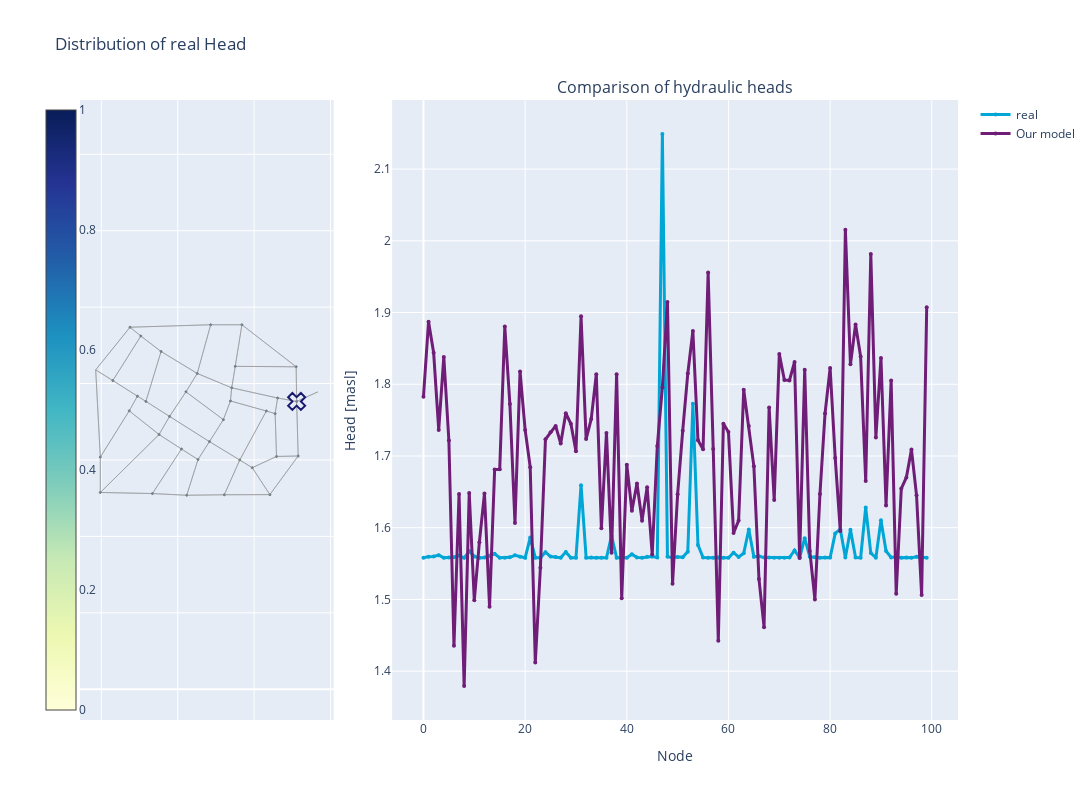

The code cell stored with this chart in its notebook:
### Code cell
from utils.Dashboard import Dashboard
from IPython.display import display

_,_,_, pred, real, time = testing(model, val_loader)
d = Dashboard(pd.DataFrame(real.reshape(-1,n_nodes)),pd.DataFrame(pred.reshape(-1,n_nodes)),to_networkx(val_dataset[0],node_attrs=['pos']))
f = d.display_results()
display(f)

### Figure 1 — Plotly figure (JSON) as saved in the notebook; plotly's stock layout.template omitted (floating-point values rounded to 4 significant figures; data arrays with more than 128 entries replaced by an {"elided": "..."} marker saying what was removed)
{"data": [{"hovertemplate": "%{text}", "marker": {"cmax": 1, "cmin": 0, "color": [1.558, 1.446, 1.173, 1.422, 1.145, 1.993, 2.286, 2.133, 2.056, 1.391, 1.287, 1.453, 1.34, 1.51, 1.693, 1.83, 1.654, 1.373, 1.509, 1.558, 1.554, 1.764, 1.815, 2.245, 1.847, 1.346, 1.473, 2.026, 1.573, 1.489, 1.403, 1.399, 1.587, 1.581, 1.729, 1.805], "colorbar": {"ticklabelposition": "outside", "x": -0.05}, "colorscale": [[0.0, "rgb(255,255,217)"], [0.125, "rgb(237,248,177)"], [0.25, "rgb(199,233,180)"], [0.375, "rgb(127,205,187)"], [0.5, "rgb(65,182,196)"], [0.625, "rgb(29,145,192)"], [0.75, "rgb(34,94,168)"], [0.875, "rgb(37,52,148)"], [1.0, "rgb(8,29,88)"]], "line": {"color": "DarkSlateGrey", "width": 1}, "showscale": true, "size": [0.4131, 0.3015, 0.02841, 0.2766, 0.0, 0.8481, 1.141, 0.9882, 0.9112, 0.246, 0.1421, 0.3077, 0.1947, 0.365, 0.5477, 0.6853, 0.5086, 0.2285, 0.3644, 0.4131, 0.4091, 0.6193, 0.6697, 1.1, 0.7023, 0.2006, 0.328, 0.881, 0.4278, 0.3444, 0.2577, 0.254, 0.4416, 0.4358, 0.5841, 0.66], "sizemin": 1, "sizeref": 1.143}, "mode": "markers", "name": "coordinates", "showlegend": false, "text": ["<b><br> Node ID: </b> 0 <br> <b>Value:</b> 1.56", "<b><br> Node ID: </b> 1 <br> <b>Value:</b> 1.45", "<b><br> Node ID: </b> 2 <br> <b>Value:</b> 1.17", "<b><br> Node ID: </b> 3 <br> <b>Value:</b> 1.42", "<b><br> Node ID: </b> 4 <br> <b>Value:</b> 1.14", "<b><br> Node ID: </b> 5 <br> <b>Value:</b> 1.99", "<b><br> Node ID: </b> 6 <br> <b>Value:</b> 2.29", "<b><br> Node ID: </b> 7 <br> <b>Value:</b> 2.13", "<b><br> Node ID: </b> 8 <br> <b>Value:</b> 2.06", "<b><br> Node ID: </b> 9 <br> <b>Value:</b> 1.39", "<b><br> Node ID: </b> 10 <br> <b>Value:</b> 1.29", "<b><br> Node ID: </b> 11 <br> <b>Value:</b> 1.45", "<b><br> Node ID: </b> 12 <br> <b>Value:</b> 1.34", "<b><br> Node ID: </b> 13 <br> <b>Value:</b> 1.51", "<b><br> Node ID: </b> 14 <br> <b>Value:</b> 1.69", "<b><br> Node ID: </b> 15 <br> <b>Value:</b> 1.83", "<b><br> Node ID: </b> 16 <br> <b>Value:</b> 1.65", "<b><br> Node ID: </b> 17 <br> <b>Value:</b> 1.37", "<b><br> Node ID: </b> 18 <br> <b>Value:</b> 1.51", "<b><br> Node ID: </b> 19 <br> <b>Value:</b> 1.56", "<b><br> Node ID: </b> 20 <br> <b>Value:</b> 1.55", "<b><br> Node ID: </b> 21 <br> <b>Value:</b> 1.76", "<b><br> Node ID: </b> 22 <br> <b>Value:</b> 1.81", "<b><br> Node ID: </b> 23 <br> <b>Value:</b> 2.25", "<b><br> Node ID: </b> 24 <br> <b>Value:</b> 1.85", "<b><br> Node ID: </b> 25 <br> <b>Value:</b> 1.35", "<b><br> Node ID: </b> 26 <br> <b>Value:</b> 1.47", "<b><br> Node ID: </b> 27 <br> <b>Value:</b> 2.03", "<b><br> Node ID: </b> 28 <br> <b>Value:</b> 1.57", "<b><br> Node ID: </b> 29 <br> <b>Value:</b> 1.49", "<b><br> Node ID: </b> 30 <br> <b>Value:</b> 1.40", "<b><br> Node ID: </b> 31 <br> <b>Value:</b> 1.40", "<b><br> Node ID: </b> 32 <br> <b>Value:</b> 1.59", "<b><br> Node ID: </b> 33 <br> <b>Value:</b> 1.58", "<b><br> Node ID: </b> 34 <br> <b>Value:</b> 1.73", "<b><br> Node ID: </b> 35 <br> <b>Value:</b> 1.80"], "x": [7112.0, 5680.0, 4862.0, 2751.0, 1853.0, 1974.0, 1974.0, 4235.0, 6412.0, 5413.0, 4511.0, 3034.0, 2302.0, 2945.0, 3786.0, 4830.0, 7100.0, 5506.0, 3564.0, 3167.0, 2731.0, 3511.0, 4098.0, 3337.0, 4531.0, 4215.0, 5194.0, 5218.0, 5623.0, 5951.0, 6614.0, 5380.0, 6319.0, 6549.0, 6586.0, 7152.0, 7670.0], "y": [7532.0, 9539.0, 9539.0, 9474.0, 8358.0, 6076.0, 5150.0, 5077.0, 5093.0, 7888.0, 8265.0, 9244.0, 8078.0, 7670.0, 7140.0, 6481.0, 8439.0, 8451.0, 8839.0, 7532.0, 7286.0, 6667.0, 6286.0, 5121.0, 6011.0, 7783.0, 7055.0, 5089.0, 5999.0, 5797.0, 7621.0, 7544.0, 7282.0, 7213.0, 6092.0, 6104.0, 7783.0], "type": "scatter", "uid": "5eb1387d-ed85-4a27-bea1-a2716bc2745f", "xaxis": "x", "yaxis": "y"}, {"line": {"width": 3}, "marker": {"color": "#00A6D6", "size": 4}, "mode": "lines+markers", "name": "real", "x": [0, 1, 2, 3, 4, 5, 6, 7, 8, 9, 10, 11, 12, 13, 14, 15, 16, 17, 18, 19, 20, 21, 22, 23, 24, 25, 26, 27, 28, 29, 30, 31, 32, 33, 34, 35, 36, 37, 38, 39, 40, 41, 42, 43, 44, 45, 46, 47, 48, 49, 50, 51, 52, 53, 54, 55, 56, 57, 58, 59, 60, 61, 62, 63, 64, 65, 66, 67, 68, 69, 70, 71, 72, 73, 74, 75, 76, 77, 78, 79, 80, 81, 82, 83, 84, 85, 86, 87, 88, 89, 90, 91, 92, 93, 94, 95, 96, 97, 98, 99], "y": [1.558, 1.56, 1.56, 1.562, 1.558, 1.558, 1.559, 1.561, 1.558, 1.567, 1.56, 1.558, 1.558, 1.561, 1.564, 1.558, 1.558, 1.559, 1.562, 1.559, 1.558, 1.586, 1.558, 1.558, 1.566, 1.56, 1.559, 1.558, 1.566, 1.558, 1.558, 1.659, 1.558, 1.559, 1.558, 1.558, 1.558, 1.588, 1.558, 1.558, 1.558, 1.563, 1.559, 1.558, 1.559, 1.56, 1.558, 2.149, 1.56, 1.558, 1.559, 1.559, 1.567, 1.773, 1.576, 1.558, 1.558, 1.558, 1.558, 1.558, 1.558, 1.565, 1.559, 1.564, 1.598, 1.559, 1.56, 1.558, 1.558, 1.558, 1.558, 1.558, 1.558, 1.568, 1.558, 1.585, 1.559, 1.559, 1.558, 1.559, 1.558, 1.592, 1.598, 1.559, 1.597, 1.558, 1.558, 1.628, 1.565, 1.558, 1.611, 1.567, 1.559, 1.559, 1.558, 1.558, 1.558, 1.56, 1.558, 1.558], "type": "scatter", "uid": "7505d82f-0382-4c4f-885b-aae0b705cbf2", "xaxis": "x2", "yaxis": "y2"}, {"line": {"width": 3}, "marker": {"color": "#6F1D77", "size": 4}, "mode": "lines+markers", "name": "Our model", "x": [0, 1, 2, 3, 4, 5, 6, 7, 8, 9, 10, 11, 12, 13, 14, 15, 16, 17, 18, 19, 20, 21, 22, 23, 24, 25, 26, 27, 28, 29, 30, 31, 32, 33, 34, 35, 36, 37, 38, 39, 40, 41, 42, 43, 44, 45, 46, 47, 48, 49, 50, 51, 52, 53, 54, 55, 56, 57, 58, 59, 60, 61, 62, 63, 64, 65, 66, 67, 68, 69, 70, 71, 72, 73, 74, 75, 76, 77, 78, 79, 80, 81, 82, 83, 84, 85, 86, 87, 88, 89, 90, 91, 92, 93, 94, 95, 96, 97, 98, 99], "y": [1.782, 1.887, 1.844, 1.736, 1.838, 1.722, 1.436, 1.647, 1.379, 1.648, 1.499, 1.58, 1.648, 1.49, 1.681, 1.681, 1.88, 1.772, 1.606, 1.818, 1.736, 1.684, 1.412, 1.544, 1.723, 1.733, 1.742, 1.717, 1.76, 1.745, 1.707, 1.895, 1.724, 1.751, 1.814, 1.599, 1.732, 1.565, 1.814, 1.502, 1.688, 1.624, 1.662, 1.61, 1.656, 1.563, 1.714, 1.796, 1.915, 1.522, 1.647, 1.735, 1.815, 1.874, 1.722, 1.709, 1.956, 1.71, 1.442, 1.745, 1.733, 1.593, 1.61, 1.792, 1.742, 1.686, 1.529, 1.461, 1.767, 1.639, 1.842, 1.806, 1.805, 1.831, 1.558, 1.82, 1.568, 1.5, 1.647, 1.759, 1.823, 1.697, 1.595, 2.015, 1.828, 1.883, 1.839, 1.665, 1.982, 1.726, 1.837, 1.631, 1.805, 1.508, 1.655, 1.67, 1.709, 1.645, 1.506, 1.907], "type": "scatter", "uid": "b387f774-2e1e-44f4-a243-881fe2c5b8b8", "xaxis": "x2", "yaxis": "y2"}, {"hoverinfo": "none", "line": {"color": "#888", "width": 0.5}, "mode": "lines", "showlegend": false, "x": {"elided": "348 float values"}, "y": {"elided": "348 float values"}, "type": "scatter", "uid": "a90a15b0-6f8d-4012-9857-ad02649375ed", "xaxis": "x", "yaxis": "y"}, {"marker": {"color": "midnightblue", "line": {"width": 2}, "size": 15, "symbol": "x-open"}, "showlegend": false, "x": [7112.0], "y": [7532.0], "type": "scatter", "uid": "8e0cafc2-a40a-46f0-a5a3-a60867702c06", "xaxis": "x", "yaxis": "y"}], "layout": {"annotations": [{"font": {"size": 16}, "showarrow": false, "text": " ", "x": 0.1444, "xanchor": "center", "xref": "paper", "y": 1.0, "yanchor": "bottom", "yref": "paper"}, {"font": {"size": 16}, "showarrow": false, "text": "Comparison of hydraulic heads", "x": 0.6778, "xanchor": "center", "xref": "paper", "y": 1.0, "yanchor": "bottom", "yref": "paper"}], "xaxis": {"anchor": "y", "domain": [0.0, 0.2889], "showticklabels": false}, "yaxis": {"anchor": "x", "domain": [0.0, 1.0], "scaleanchor": "x", "scaleratio": 1, "showticklabels": false}, "xaxis2": {"anchor": "y2", "domain": [0.3556, 1.0], "title": {"text": "Node"}}, "yaxis2": {"anchor": "x2", "domain": [0.0, 1.0], "title": {"text": "Head [masl]"}}, "width": 1600, "height": 800, "title": {"text": "Distribution of real Head"}}}
